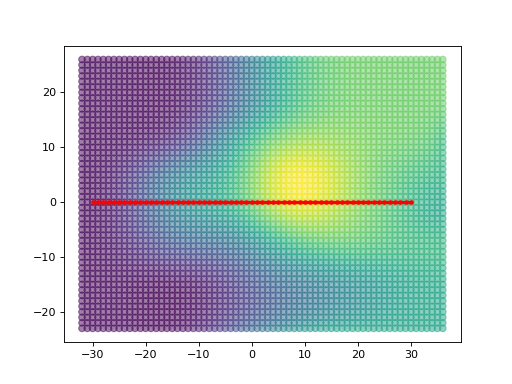

This figure's Python source:
# Start with the required imports
#
import matplotlib.pyplot as plt
import numpy as np
import dhart
from dhart.geometry import LoadOBJ
from dhart.graphgenerator import GenerateGraph
from dhart.raytracer import EmbreeBVH
from dhart.pathfinding import DijkstraShortestPath
#
# Next, load a model and create the BVH
#
obj_path = dhart.get_sample_model("energy_blob_zup.obj")
obj = LoadOBJ(obj_path)
bvh = EmbreeBVH(obj, True)
#
# Now set parameters to be used for the graph generator. First, we will use a large
# step size which will ignore any small bumps in the mesh. Later on we will compare
# the resulting graphs.
#
start_point = (-30, 0, 20)
spacing = (1, 1, 10)
max_nodes = 5000
up_step, down_step = 5, 5
up_slope, down_slope = 60, 60
max_step_connections = 1
graph = GenerateGraph(bvh, start_point, spacing, max_nodes,
                        up_step,up_slope,down_step,down_slope,
                        max_step_connections, cores=-1)
nodes = graph.getNodes()
print(f"Graph Generated with {len(nodes.array)} nodes")
# Expected:
## Graph Generated with 3450 nodes
#
# Once the graph is generated, we can define an array of spatial points and get the
# closest nodes of the graph to these points.
#
p_desired = np.array([[-30,0],[30,0]])
closest_nodes = graph.get_closest_nodes(p_desired,z=False)
print("Closest Node: ", closest_nodes)
# Expected:
## Closest Node:  [   0 3123]
start_id, end_id = closest_nodes[0], closest_nodes[1]
#
# Now we call the shortest path algorithm on the default cost, which is euclidean distance.
# We can take the sum of the cost values in the array and print it to use as a comparison later.
#
path = DijkstraShortestPath(graph, start_id, end_id)
path_sum = np.sum(path['cost_to_next'])
print('Total path cost: ', path_sum)
# Expected:
## Total path cost:  62.035927
#
path_xyz = np.take(nodes[['x','y','z']], path['id'])
x_nodes, y_nodes, z_nodes = nodes['x'], nodes['y'], nodes['z']
x_path, y_path, z_path = path_xyz['x'], path_xyz['y'], path_xyz['z']
plt.scatter(x_nodes, y_nodes, c=z_nodes, alpha=0.5) # doctest: +SKIP
plt.plot(x_path,y_path, c="red", marker='.',linewidth=3) # doctest: +SKIP
plt.show() # doctest: +SKIP
